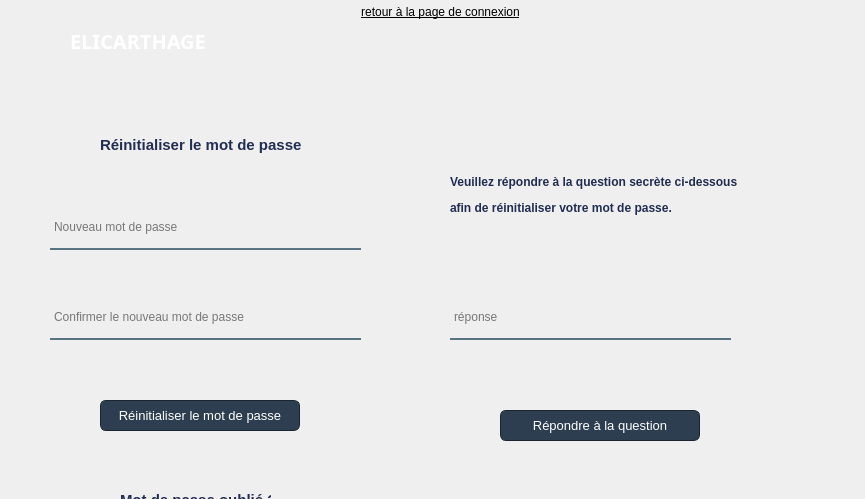
<?xml version="1.0" encoding="UTF-8"?>
<ui version="4.0">
 <class>login</class>
 <widget class="QWidget" name="login">
  <property name="geometry">
   <rect>
    <x>0</x>
    <y>0</y>
    <width>865</width>
    <height>499</height>
   </rect>
  </property>
  <property name="windowTitle">
   <string>Form</string>
  </property>
  <widget class="QWidget" name="mot_de_passe_oublie" native="true">
   <property name="geometry">
    <rect>
     <x>20</x>
     <y>470</y>
     <width>381</width>
     <height>401</height>
    </rect>
   </property>
   <property name="styleSheet">
    <string notr="true"/>
   </property>
   <widget class="QPushButton" name="btnLogin">
    <property name="geometry">
     <rect>
      <x>148</x>
      <y>432</y>
      <width>91</width>
      <height>31</height>
     </rect>
    </property>
    <property name="font">
     <font>
      <underline>true</underline>
     </font>
    </property>
    <property name="styleSheet">
     <string notr="true">QPushButton {
    background-color: transparent;  /* Fond transparent */
    border: none;
    color: #222d52;  /* Couleur du texte */
}

QPushButton:pressed {
    font-weight: bold;
    color: #1a2439;  /* Couleur du texte légèrement plus sombre quand le bouton est pressé */
}</string>
    </property>
    <property name="text">
     <string/>
    </property>
   </widget>
   <widget class="QLineEdit" name="lineEditemailR">
    <property name="geometry">
     <rect>
      <x>20</x>
      <y>240</y>
      <width>311</width>
      <height>40</height>
     </rect>
    </property>
    <property name="styleSheet">
     <string notr="true">
    background-color: rgba(0, 0, 0, 0); /* Fond transparent */
    border: 2px solid rgba(0, 0, 0, 0);
    border-bottom-color: rgba(46, 82, 101, 200);
    color: rgb(0, 0, 0);
    padding-bottom: 7px;

  </string>
    </property>
    <property name="placeholderText">
     <string>email</string>
    </property>
   </widget>
   <widget class="QPushButton" name="btnValider">
    <property name="geometry">
     <rect>
      <x>80</x>
      <y>320</y>
      <width>181</width>
      <height>31</height>
     </rect>
    </property>
    <property name="styleSheet">
     <string notr="true">QPushButton {
    background-color: #2C3E50;  /* Bleu foncé professionnel */
    color: white;               /* Texte blanc pour un bon contraste */
    border-radius: 6px;         /* Coins légèrement arrondis */
    padding: 6px 12px;          /* Espacement réduit pour un design plus compact */
    font-size: 13px;            /* Texte plus petit et plus élégant */
    font-weight: normal;        /* Texte normal pour un style minimaliste */
    border: 1px solid #1A252F;  /* Bordure discrète légèrement plus foncée */
}

QPushButton:hover {
    background-color: #34495E;  /* Bleu légèrement plus clair au survol */
    border: 1px solid #2C3E50;  /* Bordure harmonisée */
}

QPushButton:pressed {
    background-color: #1A252F;  /* Bleu encore plus foncé lorsqu'on clique */
}


</string>
    </property>
    <property name="text">
     <string>Valider</string>
    </property>
   </widget>
   <widget class="QLabel" name="label_5">
    <property name="geometry">
     <rect>
      <x>100</x>
      <y>20</y>
      <width>151</width>
      <height>20</height>
     </rect>
    </property>
    <property name="font">
     <font>
      <pointsize>11</pointsize>
      <italic>false</italic>
      <bold>true</bold>
     </font>
    </property>
    <property name="text">
     <string>&lt;html&gt;&lt;head/&gt;&lt;body&gt;&lt;p&gt;&lt;span style=&quot; color:#222d52;&quot;&gt;Mot de passe oublié ?&lt;/span&gt;&lt;/p&gt;&lt;/body&gt;&lt;/html&gt;</string>
    </property>
   </widget>
   <widget class="QLabel" name="label_6">
    <property name="geometry">
     <rect>
      <x>20</x>
      <y>70</y>
      <width>351</width>
      <height>141</height>
     </rect>
    </property>
    <property name="font">
     <font>
      <pointsize>8</pointsize>
     </font>
    </property>
    <property name="text">
     <string>&lt;html&gt;&lt;head/&gt;&lt;body&gt;&lt;p&gt;Pour réinitialiser votre mot de passe, veuillez saisir l'adresse&lt;/p&gt;&lt;p&gt;e-mail associée à votre compte. Une fois l'e-mail validé, &lt;/p&gt;&lt;p&gt;votre question secrète personnelle s'affichera. Vous devrez&lt;/p&gt;&lt;p&gt;alors y répondre.Si votre réponse est correcte, vous pourrez&lt;/p&gt;&lt;p&gt;ensuite saisir un nouveau mot de passe sécurisé.&lt;/p&gt;&lt;/body&gt;&lt;/html&gt;</string>
    </property>
   </widget>
  </widget>
  <widget class="QWidget" name="widgetRei" native="true">
   <property name="geometry">
    <rect>
     <x>40</x>
     <y>80</y>
     <width>351</width>
     <height>401</height>
    </rect>
   </property>
   <property name="styleSheet">
    <string notr="true"/>
   </property>
   <widget class="QLineEdit" name="nvPass">
    <property name="geometry">
     <rect>
      <x>10</x>
      <y>130</y>
      <width>311</width>
      <height>40</height>
     </rect>
    </property>
    <property name="styleSheet">
     <string notr="true">


   background-color:rgba(0,0,0,0);
border:2px solid rgba(0,0,0,0);
border-bottom-color:rgba(46,82,101,200);
color:rgb(0,0,0);
padding-bottom:7px;

    </string>
    </property>
    <property name="echoMode">
     <enum>QLineEdit::EchoMode::Password</enum>
    </property>
    <property name="placeholderText">
     <string>Nouveau mot de passe</string>
    </property>
   </widget>
   <widget class="QLabel" name="label_4">
    <property name="geometry">
     <rect>
      <x>60</x>
      <y>30</y>
      <width>201</width>
      <height>71</height>
     </rect>
    </property>
    <property name="font">
     <font>
      <pointsize>11</pointsize>
     </font>
    </property>
    <property name="text">
     <string>&lt;html&gt;&lt;head/&gt;&lt;body&gt;&lt;p&gt;&lt;span style=&quot; font-weight:700; color:#222d52;&quot;&gt;Réinitialiser le mot de passe&lt;/span&gt;&lt;/p&gt;&lt;/body&gt;&lt;/html&gt;</string>
    </property>
   </widget>
   <widget class="QPushButton" name="btnReinitialiser">
    <property name="geometry">
     <rect>
      <x>60</x>
      <y>320</y>
      <width>200</width>
      <height>31</height>
     </rect>
    </property>
    <property name="font">
     <font>
      <pointsize>-1</pointsize>
      <bold>false</bold>
     </font>
    </property>
    <property name="styleSheet">
     <string notr="true">QPushButton {
    background-color: #2C3E50;  /* Bleu foncé professionnel */
    color: white;               /* Texte blanc pour un bon contraste */
    border-radius: 6px;         /* Coins légèrement arrondis */
    padding: 6px 12px;          /* Espacement réduit pour un design plus compact */
    font-size: 13px;            /* Texte plus petit et plus élégant */
    font-weight: normal;        /* Texte normal pour un style minimaliste */
    border: 1px solid #1A252F;  /* Bordure discrète légèrement plus foncée */
}

QPushButton:hover {
    background-color: #34495E;  /* Bleu légèrement plus clair au survol */
    border: 1px solid #2C3E50;  /* Bordure harmonisée */
}

QPushButton:pressed {
    background-color: #1A252F;  /* Bleu encore plus foncé lorsqu'on clique */
}


</string>
    </property>
    <property name="text">
     <string>Réinitialiser le mot de passe</string>
    </property>
   </widget>
   <widget class="QPushButton" name="btnLogin_2">
    <property name="geometry">
     <rect>
      <x>148</x>
      <y>432</y>
      <width>91</width>
      <height>31</height>
     </rect>
    </property>
    <property name="font">
     <font>
      <underline>true</underline>
     </font>
    </property>
    <property name="styleSheet">
     <string notr="true">QPushButton {
    background-color: transparent;  /* Fond transparent */
    border: none;
    color: #222d52;  /* Couleur du texte */
}

QPushButton:pressed {
    font-weight: bold;
    color: #1a2439;  /* Couleur du texte légèrement plus sombre quand le bouton est pressé */
}</string>
    </property>
    <property name="text">
     <string/>
    </property>
   </widget>
   <widget class="QLineEdit" name="confirmPass">
    <property name="geometry">
     <rect>
      <x>10</x>
      <y>220</y>
      <width>311</width>
      <height>40</height>
     </rect>
    </property>
    <property name="styleSheet">
     <string notr="true">background-color:rgba(0,0,0,0);
border:2px solid rgba(0,0,0,0);
border-bottom-color:rgba(46,82,101,200);
color:rgb(0,0,0);
padding-bottom:7px;</string>
    </property>
    <property name="echoMode">
     <enum>QLineEdit::EchoMode::Password</enum>
    </property>
    <property name="placeholderText">
     <string>Confirmer le nouveau mot de passe</string>
    </property>
   </widget>
   <widget class="QLabel" name="labelErreur">
    <property name="geometry">
     <rect>
      <x>10</x>
      <y>200</y>
      <width>311</width>
      <height>41</height>
     </rect>
    </property>
    <property name="text">
     <string/>
    </property>
   </widget>
  </widget>
  <widget class="QWidget" name="loginWidget" native="true">
   <property name="geometry">
    <rect>
     <x>450</x>
     <y>490</y>
     <width>351</width>
     <height>441</height>
    </rect>
   </property>
   <property name="styleSheet">
    <string notr="true"/>
   </property>
   <widget class="QLineEdit" name="lineEditEmail">
    <property name="geometry">
     <rect>
      <x>10</x>
      <y>120</y>
      <width>301</width>
      <height>40</height>
     </rect>
    </property>
    <property name="styleSheet">
     <string notr="true">background-color:rgba(0,0,0,0);
border:2px solid rgba(0,0,0,0);
border-bottom-color:rgba(46,82,101,200);
color:rgb(0,0,0);
padding-bottom:7px;</string>
    </property>
    <property name="placeholderText">
     <string>email</string>
    </property>
   </widget>
   <widget class="QPushButton" name="btnConnecter">
    <property name="enabled">
     <bool>true</bool>
    </property>
    <property name="geometry">
     <rect>
      <x>10</x>
      <y>290</y>
      <width>311</width>
      <height>31</height>
     </rect>
    </property>
    <property name="font">
     <font>
      <pointsize>-1</pointsize>
      <bold>false</bold>
     </font>
    </property>
    <property name="styleSheet">
     <string notr="true">QPushButton {
    background-color: #2C3E50;  /* Bleu foncé professionnel */
    color: white;               /* Texte blanc pour un bon contraste */
    border-radius: 6px;         /* Coins légèrement arrondis */
    padding: 6px 12px;          /* Espacement réduit pour un design plus compact */
    font-size: 13px;            /* Texte plus petit et plus élégant */
    font-weight: normal;        /* Texte normal pour un style minimaliste */
    border: 1px solid #1A252F;  /* Bordure discrète légèrement plus foncée */
}

QPushButton:hover {
    background-color: #34495E;  /* Bleu légèrement plus clair au survol */
    border: 1px solid #2C3E50;  /* Bordure harmonisée */
}

QPushButton:pressed {
    background-color: #1A252F;  /* Bleu encore plus foncé lorsqu'on clique */
}


</string>
    </property>
    <property name="text">
     <string>se connecter</string>
    </property>
   </widget>
   <widget class="QLineEdit" name="lineEditPassword">
    <property name="geometry">
     <rect>
      <x>10</x>
      <y>200</y>
      <width>301</width>
      <height>40</height>
     </rect>
    </property>
    <property name="font">
     <font>
      <pointsize>9</pointsize>
     </font>
    </property>
    <property name="styleSheet">
     <string notr="true">background-color:rgba(0,0,0,0);
border:2px solid rgba(0,0,0,0);
border-bottom-color:rgba(46,82,101,200);
color:rgb(0,0,0);
padding-bottom:7px;</string>
    </property>
    <property name="echoMode">
     <enum>QLineEdit::EchoMode::Password</enum>
    </property>
    <property name="placeholderText">
     <string>mot de passe</string>
    </property>
   </widget>
   <widget class="QPushButton" name="btnMotDePasse">
    <property name="geometry">
     <rect>
      <x>190</x>
      <y>250</y>
      <width>151</width>
      <height>24</height>
     </rect>
    </property>
    <property name="styleSheet">
     <string notr="true">QPushButton {
    background-color: transparent;
    border: none;
 
}

QPushButton:pressed {
    font-weight: bold;
}
</string>
    </property>
    <property name="text">
     <string>Mot de passe oublié?</string>
    </property>
   </widget>
   <widget class="QLabel" name="label_7">
    <property name="geometry">
     <rect>
      <x>90</x>
      <y>30</y>
      <width>151</width>
      <height>71</height>
     </rect>
    </property>
    <property name="font">
     <font>
      <pointsize>20</pointsize>
      <bold>true</bold>
     </font>
    </property>
    <property name="text">
     <string>&lt;html&gt;&lt;head/&gt;&lt;body&gt;&lt;p&gt;&lt;span style=&quot; color:#222d52;&quot;&gt;Bienvenue&lt;/span&gt;&lt;/p&gt;&lt;/body&gt;&lt;/html&gt;</string>
    </property>
   </widget>
  </widget>
  <widget class="QWidget" name="widgetQuestion" native="true">
   <property name="geometry">
    <rect>
     <x>440</x>
     <y>90</y>
     <width>351</width>
     <height>361</height>
    </rect>
   </property>
   <widget class="QLabel" name="question">
    <property name="geometry">
     <rect>
      <x>10</x>
      <y>150</y>
      <width>301</width>
      <height>31</height>
     </rect>
    </property>
    <property name="font">
     <font>
      <pointsize>9</pointsize>
     </font>
    </property>
    <property name="text">
     <string/>
    </property>
   </widget>
   <widget class="QLabel" name="label_3">
    <property name="geometry">
     <rect>
      <x>10</x>
      <y>80</y>
      <width>351</width>
      <height>51</height>
     </rect>
    </property>
    <property name="font">
     <font>
      <pointsize>9</pointsize>
      <bold>true</bold>
     </font>
    </property>
    <property name="text">
     <string>&lt;html&gt;&lt;head/&gt;&lt;body&gt;&lt;p&gt;&lt;span style=&quot; color:#222d52;&quot;&gt;Veuillez répondre à la question secrète ci-dessous &lt;/span&gt;&lt;/p&gt;&lt;p&gt;&lt;span style=&quot; color:#222d52;&quot;&gt;afin de réinitialiser votre mot de passe.&lt;/span&gt;&lt;/p&gt;&lt;/body&gt;&lt;/html&gt;</string>
    </property>
   </widget>
   <widget class="QLineEdit" name="lineEditReponse">
    <property name="geometry">
     <rect>
      <x>10</x>
      <y>210</y>
      <width>281</width>
      <height>40</height>
     </rect>
    </property>
    <property name="styleSheet">
     <string notr="true">background-color:rgba(0,0,0,0);
border:2px solid rgba(0,0,0,0);
border-bottom-color:rgba(46,82,101,200);
color:rgb(0,0,0);
padding-bottom:7px;</string>
    </property>
    <property name="placeholderText">
     <string>réponse</string>
    </property>
   </widget>
   <widget class="QPushButton" name="btnquestion">
    <property name="geometry">
     <rect>
      <x>60</x>
      <y>320</y>
      <width>200</width>
      <height>31</height>
     </rect>
    </property>
    <property name="font">
     <font>
      <pointsize>-1</pointsize>
      <bold>false</bold>
     </font>
    </property>
    <property name="styleSheet">
     <string notr="true">QPushButton {
    background-color: #2C3E50;  /* Bleu foncé professionnel */
    color: white;               /* Texte blanc pour un bon contraste */
    border-radius: 6px;         /* Coins légèrement arrondis */
    padding: 6px 12px;          /* Espacement réduit pour un design plus compact */
    font-size: 13px;            /* Texte plus petit et plus élégant */
    font-weight: normal;        /* Texte normal pour un style minimaliste */
    border: 1px solid #1A252F;  /* Bordure discrète légèrement plus foncée */
}

QPushButton:hover {
    background-color: #34495E;  /* Bleu légèrement plus clair au survol */
    border: 1px solid #2C3E50;  /* Bordure harmonisée */
}

QPushButton:pressed {
    background-color: #1A252F;  /* Bleu encore plus foncé lorsqu'on clique */
}


</string>
    </property>
    <property name="text">
     <string>Répondre à la question</string>
    </property>
   </widget>
  </widget>
  <widget class="QWidget" name="widget_logo" native="true">
   <property name="geometry">
    <rect>
     <x>50</x>
     <y>-210</y>
     <width>311</width>
     <height>281</height>
    </rect>
   </property>
   <widget class="QLabel" name="label_2">
    <property name="geometry">
     <rect>
      <x>50</x>
      <y>60</y>
      <width>211</width>
      <height>161</height>
     </rect>
    </property>
    <property name="styleSheet">
     <string notr="true">QLabel {
    background-image: url(&quot;C:/Users/Admin/Desktop/projet/images/logo.png&quot;);
    background-repeat: no-repeat;
    background-position: center;
}
</string>
    </property>
    <property name="text">
     <string/>
    </property>
   </widget>
   <widget class="QLabel" name="label">
    <property name="geometry">
     <rect>
      <x>20</x>
      <y>210</y>
      <width>291</width>
      <height>81</height>
     </rect>
    </property>
    <property name="font">
     <font>
      <family>Goudy Stout</family>
      <pointsize>15</pointsize>
      <bold>true</bold>
     </font>
    </property>
    <property name="styleSheet">
     <string notr="true">QLabel {
    color: white; /* Texte en blanc */
 font-family: 'Goudy Stout', sans-serif;
}

</string>
    </property>
    <property name="text">
     <string>ELICARTHAGE</string>
    </property>
   </widget>
  </widget>
  <widget class="QPushButton" name="btnRetour">
   <property name="geometry">
    <rect>
     <x>350</x>
     <y>0</y>
     <width>181</width>
     <height>24</height>
    </rect>
   </property>
   <property name="font">
    <font>
     <underline>true</underline>
    </font>
   </property>
   <property name="styleSheet">
    <string notr="true">QPushButton {
    background-color: transparent;
    border: none;
 
}

QPushButton:pressed {
    font-weight: bold;
}
</string>
   </property>
   <property name="text">
    <string>retour à la page de connexion</string>
   </property>
  </widget>
 </widget>
 <resources/>
 <connections/>
</ui>
